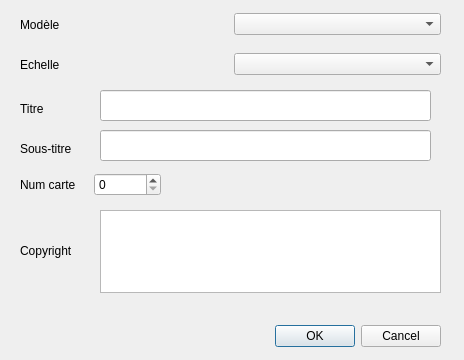
<?xml version="1.0" encoding="UTF-8"?>
<ui version="4.0">
 <class>templateLoaderDialogBase</class>
 <widget class="QDialog" name="templateLoaderDialogBase">
  <property name="geometry">
   <rect>
    <x>0</x>
    <y>0</y>
    <width>464</width>
    <height>360</height>
   </rect>
  </property>
  <property name="windowTitle">
   <string>Création carte</string>
  </property>
  <property name="windowIcon">
   <iconset>
    <normaloff>:/plugins/templateLoader/icon.png</normaloff>:/plugins/templateLoader/icon.png</iconset>
  </property>
  <property name="locale">
   <locale language="French" country="France"/>
  </property>
  <widget class="QDialogButtonBox" name="buttonBox">
   <property name="geometry">
    <rect>
     <x>100</x>
     <y>320</y>
     <width>341</width>
     <height>32</height>
    </rect>
   </property>
   <property name="orientation">
    <enum>Qt::Horizontal</enum>
   </property>
   <property name="standardButtons">
    <set>QDialogButtonBox::Cancel|QDialogButtonBox::Ok</set>
   </property>
  </widget>
  <widget class="QLabel" name="mainTitle_label">
   <property name="geometry">
    <rect>
     <x>20</x>
     <y>100</y>
     <width>66</width>
     <height>17</height>
    </rect>
   </property>
   <property name="text">
    <string>Titre</string>
   </property>
  </widget>
  <widget class="QLabel" name="subTitle_label">
   <property name="geometry">
    <rect>
     <x>20</x>
     <y>140</y>
     <width>71</width>
     <height>17</height>
    </rect>
   </property>
   <property name="text">
    <string>Sous-titre</string>
   </property>
  </widget>
  <widget class="QWidget" name="layoutWidget">
   <property name="geometry">
    <rect>
     <x>20</x>
     <y>170</y>
     <width>141</width>
     <height>29</height>
    </rect>
   </property>
   <layout class="QHBoxLayout" name="horizontalLayout">
    <item>
     <widget class="QLabel" name="iNumCarte_label">
      <property name="text">
       <string>Num carte</string>
      </property>
     </widget>
    </item>
    <item>
     <widget class="QSpinBox" name="iNumCarte"/>
    </item>
   </layout>
  </widget>
  <widget class="QWidget" name="layoutWidget">
   <property name="geometry">
    <rect>
     <x>20</x>
     <y>10</y>
     <width>421</width>
     <height>29</height>
    </rect>
   </property>
   <layout class="QHBoxLayout" name="horizontalLayout_3">
    <item>
     <widget class="QLabel" name="cmbTemplate_label">
      <property name="text">
       <string>Modèle</string>
      </property>
     </widget>
    </item>
    <item>
     <widget class="QComboBox" name="cmbTemplate"/>
    </item>
   </layout>
  </widget>
  <widget class="QWidget" name="layoutWidget">
   <property name="geometry">
    <rect>
     <x>20</x>
     <y>50</y>
     <width>421</width>
     <height>29</height>
    </rect>
   </property>
   <layout class="QHBoxLayout" name="horizontalLayout_4">
    <item>
     <widget class="QLabel" name="cmbScale_label">
      <property name="text">
       <string>Echelle</string>
      </property>
     </widget>
    </item>
    <item>
     <widget class="QComboBox" name="cmbScale">
      <property name="insertPolicy">
       <enum>QComboBox::InsertAlphabetically</enum>
      </property>
     </widget>
    </item>
   </layout>
  </widget>
  <widget class="QListView" name="listViewCopyright">
   <property name="geometry">
    <rect>
     <x>100</x>
     <y>210</y>
     <width>341</width>
     <height>83</height>
    </rect>
   </property>
   <property name="resizeMode">
    <enum>QListView::Adjust</enum>
   </property>
  </widget>
  <widget class="QLabel" name="copyright_label">
   <property name="geometry">
    <rect>
     <x>20</x>
     <y>240</y>
     <width>71</width>
     <height>21</height>
    </rect>
   </property>
   <property name="text">
    <string>Copyright</string>
   </property>
  </widget>
  <widget class="QLineEdit" name="txtmainTitle">
   <property name="geometry">
    <rect>
     <x>100</x>
     <y>90</y>
     <width>331</width>
     <height>31</height>
    </rect>
   </property>
  </widget>
  <widget class="QLineEdit" name="txtsubTitle">
   <property name="geometry">
    <rect>
     <x>100</x>
     <y>130</y>
     <width>331</width>
     <height>31</height>
    </rect>
   </property>
  </widget>
  <zorder>layoutWidget</zorder>
  <zorder>layoutWidget</zorder>
  <zorder>layoutWidget</zorder>
  <zorder>buttonBox</zorder>
  <zorder>mainTitle_label</zorder>
  <zorder>subTitle_label</zorder>
  <zorder>listViewCopyright</zorder>
  <zorder>copyright_label</zorder>
  <zorder>txtmainTitle</zorder>
  <zorder>txtsubTitle</zorder>
 </widget>
 <tabstops>
  <tabstop>cmbTemplate</tabstop>
  <tabstop>cmbScale</tabstop>
  <tabstop>txtmainTitle</tabstop>
  <tabstop>txtsubTitle</tabstop>
  <tabstop>iNumCarte</tabstop>
  <tabstop>listViewCopyright</tabstop>
 </tabstops>
 <resources/>
 <connections>
  <connection>
   <sender>buttonBox</sender>
   <signal>accepted()</signal>
   <receiver>templateLoaderDialogBase</receiver>
   <slot>accept()</slot>
   <hints>
    <hint type="sourcelabel">
     <x>248</x>
     <y>254</y>
    </hint>
    <hint type="destinationlabel">
     <x>157</x>
     <y>274</y>
    </hint>
   </hints>
  </connection>
  <connection>
   <sender>buttonBox</sender>
   <signal>rejected()</signal>
   <receiver>templateLoaderDialogBase</receiver>
   <slot>reject()</slot>
   <hints>
    <hint type="sourcelabel">
     <x>316</x>
     <y>260</y>
    </hint>
    <hint type="destinationlabel">
     <x>286</x>
     <y>274</y>
    </hint>
   </hints>
  </connection>
 </connections>
</ui>
